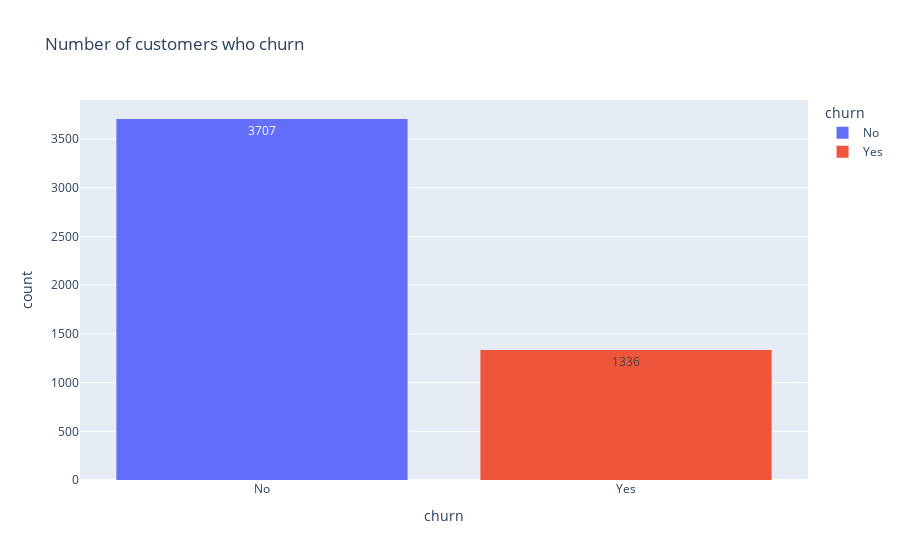

The cell this chart's notebook holds for it:
### Markdown cell above
### QU What is the number of Customers who churn

### Code cell
# Number who churn
fig = px.histogram(df, x=df['churn'], text_auto=True, color=df["churn"],

title=f"Number of customers who churn")  

fig.show()

### Figure 1 — Plotly figure (JSON) as saved in the notebook; plotly's stock layout.template omitted (floating-point values rounded to 4 significant figures; data arrays with more than 128 entries replaced by an {"elided": "..."} marker saying what was removed)
{"data": [{"alignmentgroup": "True", "bingroup": "x", "hovertemplate": "churn=%{x}<br>count=%{y}<extra></extra>", "legendgroup": "No", "marker": {"color": "#636efa", "pattern": {"shape": ""}}, "name": "No", "offsetgroup": "No", "orientation": "v", "showlegend": true, "texttemplate": "%{value}", "type": "histogram", "x": {"elided": "3707 str values"}, "xaxis": "x", "yaxis": "y"}, {"alignmentgroup": "True", "bingroup": "x", "hovertemplate": "churn=%{x}<br>count=%{y}<extra></extra>", "legendgroup": "Yes", "marker": {"color": "#EF553B", "pattern": {"shape": ""}}, "name": "Yes", "offsetgroup": "Yes", "orientation": "v", "showlegend": true, "texttemplate": "%{value}", "type": "histogram", "x": {"elided": "1336 str values"}, "xaxis": "x", "yaxis": "y"}], "layout": {"barmode": "relative", "legend": {"title": {"text": "churn"}, "tracegroupgap": 0}, "title": {"text": "Number of customers who churn"}, "xaxis": {"anchor": "y", "categoryarray": ["No", "Yes"], "categoryorder": "array", "domain": [0, 1], "title": {"text": "churn"}}, "yaxis": {"anchor": "x", "domain": [0, 1], "title": {"text": "count"}}}}
